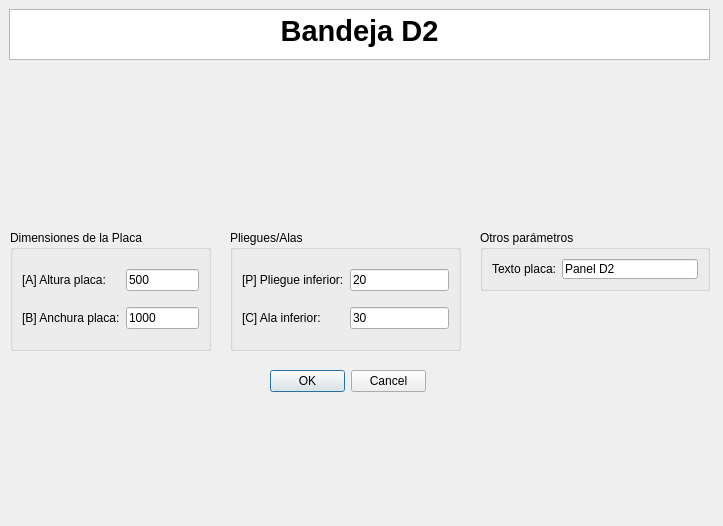
<?xml version="1.0" encoding="UTF-8"?>
<ui version="4.0">
 <class>MyPositionDialog</class>
 <widget class="QDialog" name="MyPositionDialog">
  <property name="geometry">
   <rect>
    <x>0</x>
    <y>0</y>
    <width>723</width>
    <height>526</height>
   </rect>
  </property>
  <property name="windowTitle">
   <string>Enter Position</string>
  </property>
  <property name="whatsThis">
   <string>&lt;html&gt;&lt;head/&gt;&lt;body&gt;&lt;p&gt;Esta ventana de KSDpanel te permite introducir todas las medidas correspondientes del panel seleccionado.&lt;/p&gt;&lt;p&gt;Recuerda que todas las medidas deben de ir en milimetros (mm).&lt;/p&gt;&lt;/body&gt;&lt;/html&gt;</string>
  </property>
  <widget class="QDialogButtonBox" name="buttonBox">
   <property name="geometry">
    <rect>
     <x>270</x>
     <y>370</y>
     <width>156</width>
     <height>23</height>
    </rect>
   </property>
   <property name="orientation">
    <enum>Qt::Horizontal</enum>
   </property>
   <property name="standardButtons">
    <set>QDialogButtonBox::Cancel|QDialogButtonBox::Ok</set>
   </property>
  </widget>
  <widget class="QTextBrowser" name="textBrowser">
   <property name="geometry">
    <rect>
     <x>9</x>
     <y>9</y>
     <width>701</width>
     <height>51</height>
    </rect>
   </property>
   <property name="html">
    <string>&lt;!DOCTYPE HTML PUBLIC &quot;-//W3C//DTD HTML 4.0//EN&quot; &quot;http://www.w3.org/TR/REC-html40/strict.dtd&quot;&gt;
&lt;html&gt;&lt;head&gt;&lt;meta name=&quot;qrichtext&quot; content=&quot;1&quot; /&gt;&lt;style type=&quot;text/css&quot;&gt;
p, li { white-space: pre-wrap; }
&lt;/style&gt;&lt;/head&gt;&lt;body style=&quot; font-family:'MS Shell Dlg 2'; font-size:8.25pt; font-weight:400; font-style:normal;&quot;&gt;
&lt;p align=&quot;center&quot; style=&quot; margin-top:0px; margin-bottom:0px; margin-left:0px; margin-right:0px; -qt-block-indent:0; text-indent:0px;&quot;&gt;&lt;span style=&quot; font-size:22pt; font-weight:600;&quot;&gt;Bandeja D2&lt;/span&gt;&lt;/p&gt;&lt;/body&gt;&lt;/html&gt;</string>
   </property>
  </widget>
  <widget class="QGroupBox" name="groupBox_2">
   <property name="geometry">
    <rect>
     <x>230</x>
     <y>230</y>
     <width>231</width>
     <height>121</height>
    </rect>
   </property>
   <property name="styleSheet">
    <string notr="true">font: 10pt &quot;MS Shell Dlg 2&quot;;</string>
   </property>
   <property name="title">
    <string>Pliegues/Alas</string>
   </property>
   <layout class="QGridLayout" name="gridLayout_2">
    <item row="2" column="1">
     <widget class="QLineEdit" name="alaInferiorUI">
      <property name="text">
       <string>30</string>
      </property>
     </widget>
    </item>
    <item row="2" column="0">
     <widget class="QLabel" name="label_12">
      <property name="text">
       <string>[C] Ala inferior:</string>
      </property>
     </widget>
    </item>
    <item row="1" column="1">
     <widget class="QLineEdit" name="pliegueInferiorUI">
      <property name="text">
       <string>20</string>
      </property>
     </widget>
    </item>
    <item row="1" column="0">
     <widget class="QLabel" name="label_11">
      <property name="text">
       <string>[P] Pliegue inferior:</string>
      </property>
     </widget>
    </item>
   </layout>
  </widget>
  <widget class="QLabel" name="imagenPanelUI">
   <property name="geometry">
    <rect>
     <x>210</x>
     <y>80</y>
     <width>281</width>
     <height>131</height>
    </rect>
   </property>
   <property name="text">
    <string/>
   </property>
   <property name="pixmap">
    <pixmap>../imagenes/REF_DH2cotas.jpg</pixmap>
   </property>
   <property name="scaledContents">
    <bool>true</bool>
   </property>
   <property name="wordWrap">
    <bool>false</bool>
   </property>
   <property name="margin">
    <number>0</number>
   </property>
   <property name="openExternalLinks">
    <bool>false</bool>
   </property>
  </widget>
  <widget class="QGroupBox" name="groupBox_3">
   <property name="geometry">
    <rect>
     <x>10</x>
     <y>230</y>
     <width>201</width>
     <height>121</height>
    </rect>
   </property>
   <property name="styleSheet">
    <string notr="true">font: 10pt &quot;MS Shell Dlg 2&quot;;</string>
   </property>
   <property name="title">
    <string>Dimensiones de la Placa</string>
   </property>
   <layout class="QGridLayout" name="gridLayout_3">
    <item row="1" column="0">
     <widget class="QLabel" name="label_22">
      <property name="text">
       <string>[B] Anchura placa:</string>
      </property>
     </widget>
    </item>
    <item row="0" column="1">
     <widget class="QLineEdit" name="alturaPlacaUI">
      <property name="text">
       <string>500</string>
      </property>
     </widget>
    </item>
    <item row="0" column="0">
     <widget class="QLabel" name="label_8">
      <property name="text">
       <string>[A] Altura placa:</string>
      </property>
     </widget>
    </item>
    <item row="1" column="1">
     <widget class="QLineEdit" name="anchuraPlacaUI">
      <property name="text">
       <string>1000</string>
      </property>
     </widget>
    </item>
   </layout>
  </widget>
  <widget class="QGroupBox" name="groupBox_4">
   <property name="geometry">
    <rect>
     <x>480</x>
     <y>230</y>
     <width>230</width>
     <height>61</height>
    </rect>
   </property>
   <property name="styleSheet">
    <string notr="true">font: 10pt &quot;MS Shell Dlg 2&quot;;</string>
   </property>
   <property name="title">
    <string>Otros parámetros</string>
   </property>
   <layout class="QGridLayout" name="gridLayout">
    <item row="0" column="0">
     <widget class="QLabel" name="label">
      <property name="text">
       <string>Texto placa:</string>
      </property>
     </widget>
    </item>
    <item row="0" column="1">
     <widget class="QLineEdit" name="textoDescriptivoA0UI">
      <property name="text">
       <string>Panel D2</string>
      </property>
     </widget>
    </item>
   </layout>
  </widget>
  <zorder>groupBox_2</zorder>
  <zorder>buttonBox</zorder>
  <zorder>textBrowser</zorder>
  <zorder>imagenPanelUI</zorder>
  <zorder>groupBox_3</zorder>
  <zorder>groupBox_4</zorder>
 </widget>
 <resources/>
 <connections>
  <connection>
   <sender>buttonBox</sender>
   <signal>accepted()</signal>
   <receiver>MyPositionDialog</receiver>
   <slot>accept()</slot>
   <hints>
    <hint type="sourcelabel">
     <x>248</x>
     <y>254</y>
    </hint>
    <hint type="destinationlabel">
     <x>157</x>
     <y>274</y>
    </hint>
   </hints>
  </connection>
  <connection>
   <sender>buttonBox</sender>
   <signal>rejected()</signal>
   <receiver>MyPositionDialog</receiver>
   <slot>reject()</slot>
   <hints>
    <hint type="sourcelabel">
     <x>316</x>
     <y>260</y>
    </hint>
    <hint type="destinationlabel">
     <x>286</x>
     <y>274</y>
    </hint>
   </hints>
  </connection>
 </connections>
</ui>
